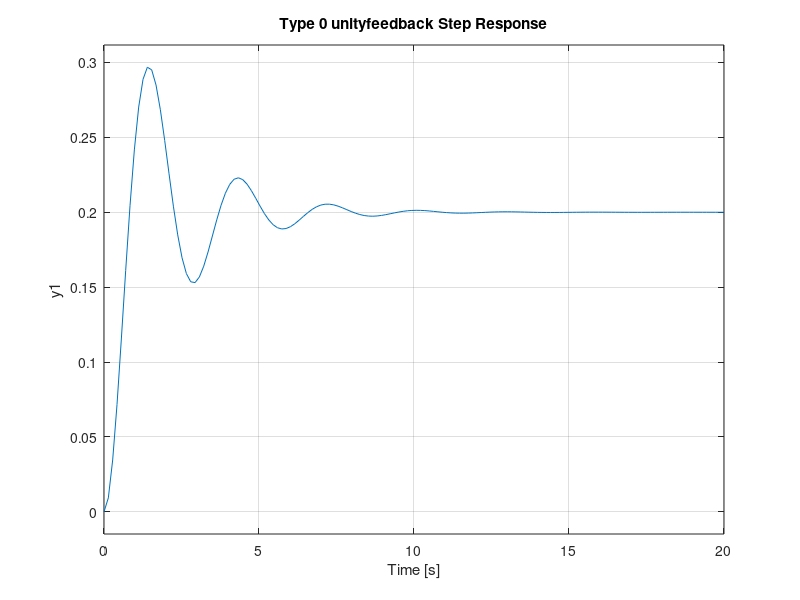
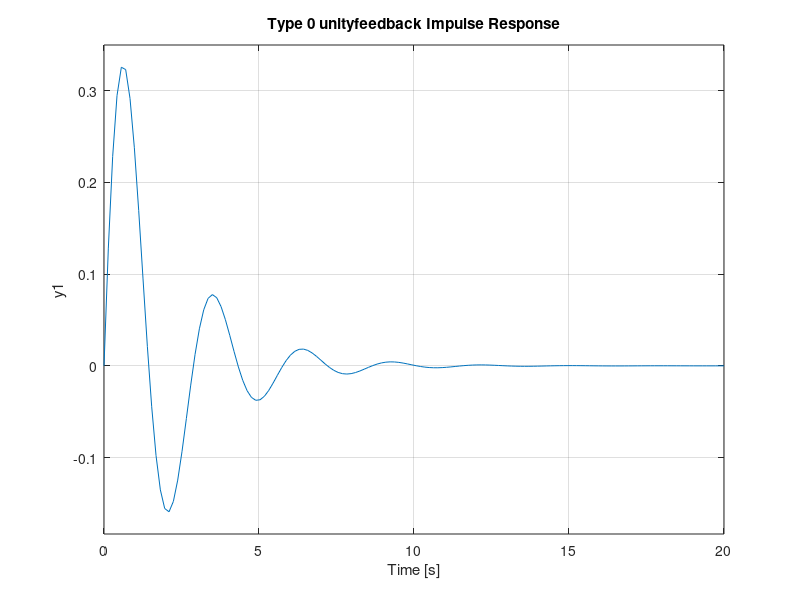
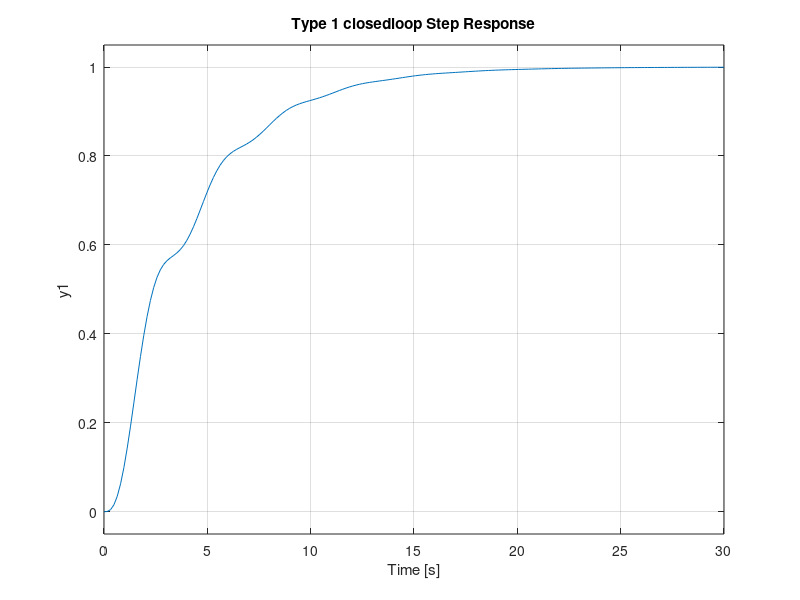
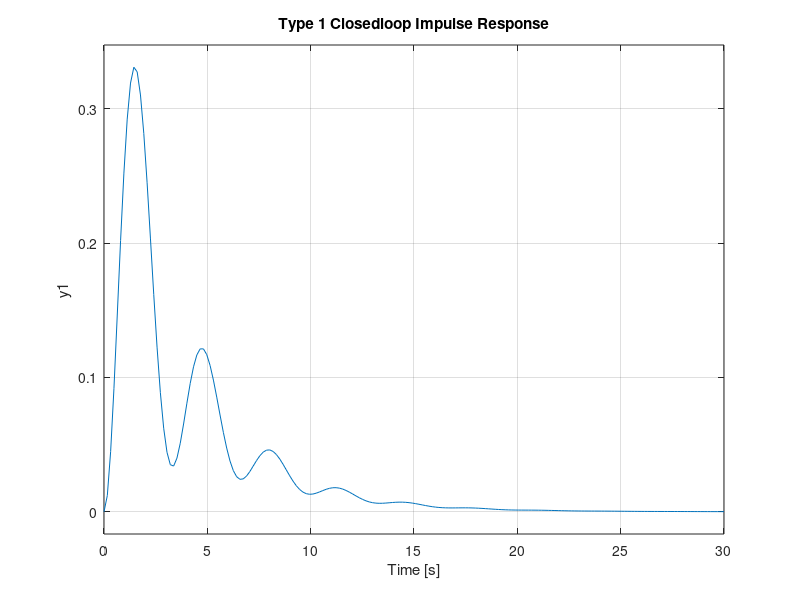

The MATLAB source for these figures, in order:
clc;
%type 0
num=[1];
den=[1 1 4];
g=tf(num,den);
t=feedback(g,1)
figure(1)
step(t);
title('Type 0 unityfeedback Step Response');
figure(2)
impulse(t);
title('Type 0 unityfeedback Impulse Response');

num1=[1];
den1=[1 0];
r=tf(num1,den1);

%type 1

g=g*r;
t=feedback(g,1)
figure(3)
step(t);
title('Type 1 closedloop Step Response');
figure(4)
impulse(t);
title('Type 1 Closedloop Impulse Response');

%type 3

g=g*r;
t=feedback(g,1)
figure(5)
step(t);
title('Type 2 ClosedLoop Step Response');
figure(6)
impulse(t);
title('Type 2 Closedloop Impulse Response');